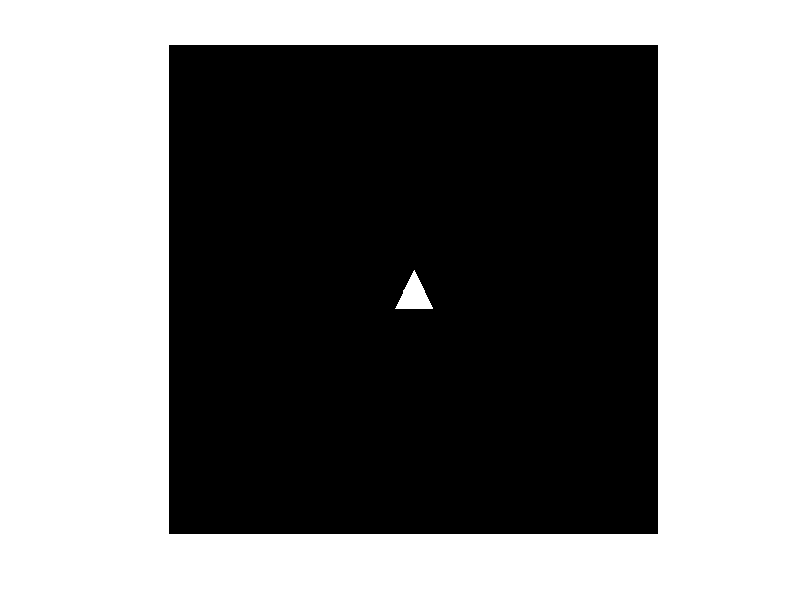

Write the MATLAB code that produced this figure.
% 创建一个512x512的黑色背景图像
N = 512;  % 图像的尺寸
image = zeros(N, N);  % 初始化图像为全零（黑色）

% 定义三角形的三个顶点坐标
x = [N/2 - 20, N/2, N/2 + 20];  % 三角形的x坐标
y = [N/2 + 20, N/2 - 20, N/2 + 20];  % 三角形的y坐标

% 使用poly2mask函数生成三角形区域的掩膜
mask = poly2mask(x, y, N, N);

% 将掩膜应用到图像中，三角形区域设为白色（值为255）
image(mask) = 1;  % 设定三角形区域为白色（255）

% 显示图像
imshow(image);
%title('512x512 灰度图 中间的三角形衍射孔');
colormap(gray);  % 使用灰度色图
axis equal;
imwrite(image, 'triangle_aperture.png');